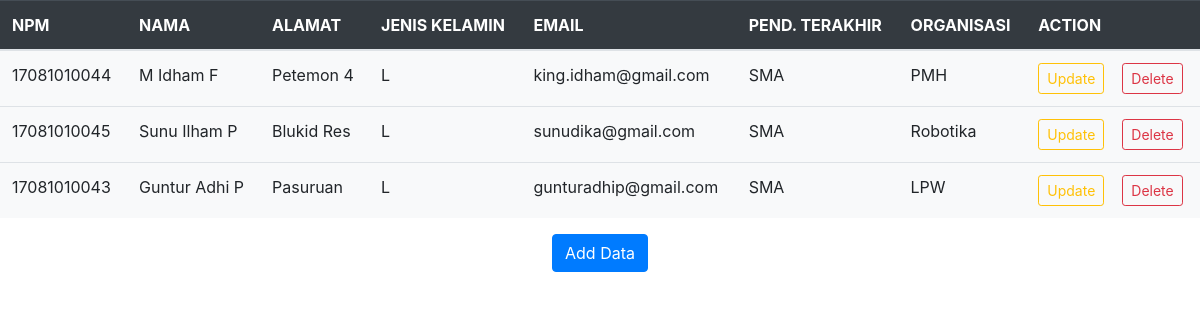
The page / on the database its author committed.
### tables this page shows
CREATE TABLE `biodata` (
  `npm` varchar(13) NOT NULL,
  `nama` varchar(50) NOT NULL,
  `contact` varchar(50) NOT NULL,
  `organisasi` varchar(50) NOT NULL,
  `pendidikan` varchar(20) NOT NULL,
  `alamat` varchar(50) NOT NULL,
  `jns_kel` varchar(10) NOT NULL
);

### index.php (the view, shortened to what this page needs)
<?php
	include("connection.php");
	$query = "SELECT * FROM biodata";
	$result = mysqli_query($connection, $query);
?>
<!DOCTYPE html>
<html>
<head>
	<link rel="stylesheet" type="text/css" href="styles/css/bootstrap.min.css">
</head>
<body>
		<table class="table">
			<thead class="table-dark">
				<tr>
					<th>NPM</th>
					<th>NAMA</th>
					<th>ALAMAT</th>
					<th>JENIS KELAMIN</th>
					<th>EMAIL</th>
					<th>PEND. TERAKHIR</th>
					<th>ORGANISASI</th>
					<th>ACTION</th>
				</tr>
			</thead>
			<tbody class="bg-light">
				<?php
					while ( $row = mysqli_fetch_assoc($result) ) { ?>
						<tr>
							<td><?php echo $row['npm']; ?></td>
							<td><?php echo $row['nama']; ?></td>
							<td><?php echo $row['alamat']; ?></td>
							<td><?php echo $row['jns_kel']; ?></td>
							<td><?php echo $row['contact']; ?></td>
							<td><?php echo $row['pendidikan']; ?></td>
							<td><?php echo $row['organisasi']; ?></td>
							<td>
								<a href="<?php echo "update.php?npm=".$row['npm']; ?>" class="btn btn-outline-warning btn-sm"> Update</a>
								<a href="<?php echo "delete.php?npm=".$row['npm']; ?>" class="btn btn-outline-danger btn-sm"> Delete</a>
							</td>
						</tr>
				<?php }
				mysqli_close($connection);?>
			</tbody>
		</table>
		<center><a href="AddNew.php" class="btn btn-primary align-right">Add Data</a></center>
</body>
</html>

### rows shown on the page
biodata: npm "17081010044", nama "M Idham F", alamat "Petemon 4", jns_kel "L", contact "king.idham@gmail.com", pendidikan "SMA", organisasi "PMH"
biodata: npm "17081010045", nama "Sunu Ilham P", alamat "Blukid Res", jns_kel "L", contact "sunudika@gmail.com", pendidikan "SMA", organisasi "Robotika"
biodata: npm "17081010043", nama "Guntur Adhi P", alamat "Pasuruan", jns_kel "L", contact "gunturadhip@gmail.com", pendidikan "SMA", organisasi "LPW"
